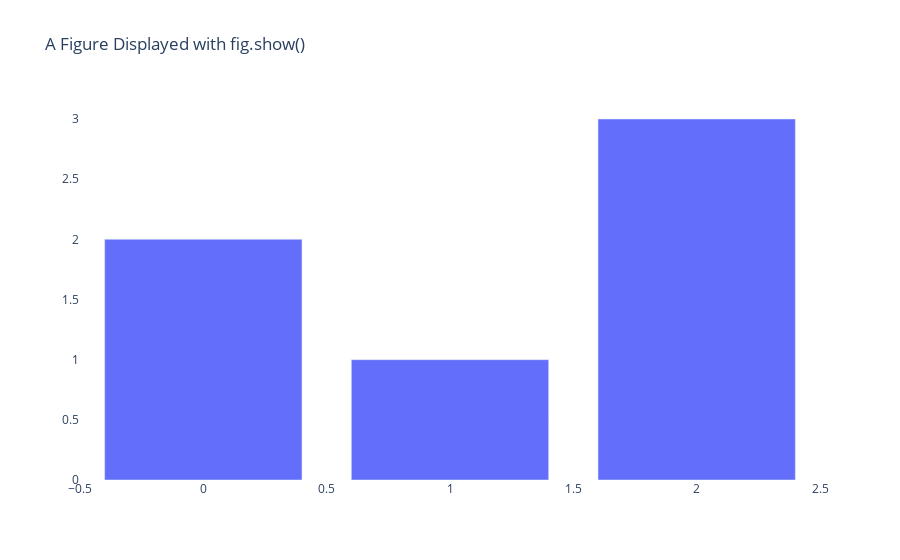

Source (notebook cell):
### Markdown cell above
## Plotly Plot

### Code cell
layout = go.Layout(
    paper_bgcolor='rgba(255,255,255,0.12)',
    plot_bgcolor='rgba(0,0,0,0)'
)

fig = go.Figure(
    data=[go.Bar(y=[2, 1, 3])],
    layout_title_text="A Figure Displayed with fig.show()",
    layout=layout,
    #template='plotly_dark'
)
fig.show()

### Figure 1 — Plotly figure (JSON) as saved in the notebook; plotly's stock layout.template omitted (floating-point values rounded to 4 significant figures)
{"data": [{"type": "bar", "y": [2, 1, 3]}], "layout": {"paper_bgcolor": "rgba(255,255,255,0.12)", "plot_bgcolor": "rgba(0,0,0,0)", "title": {"text": "A Figure Displayed with fig.show()"}}}
